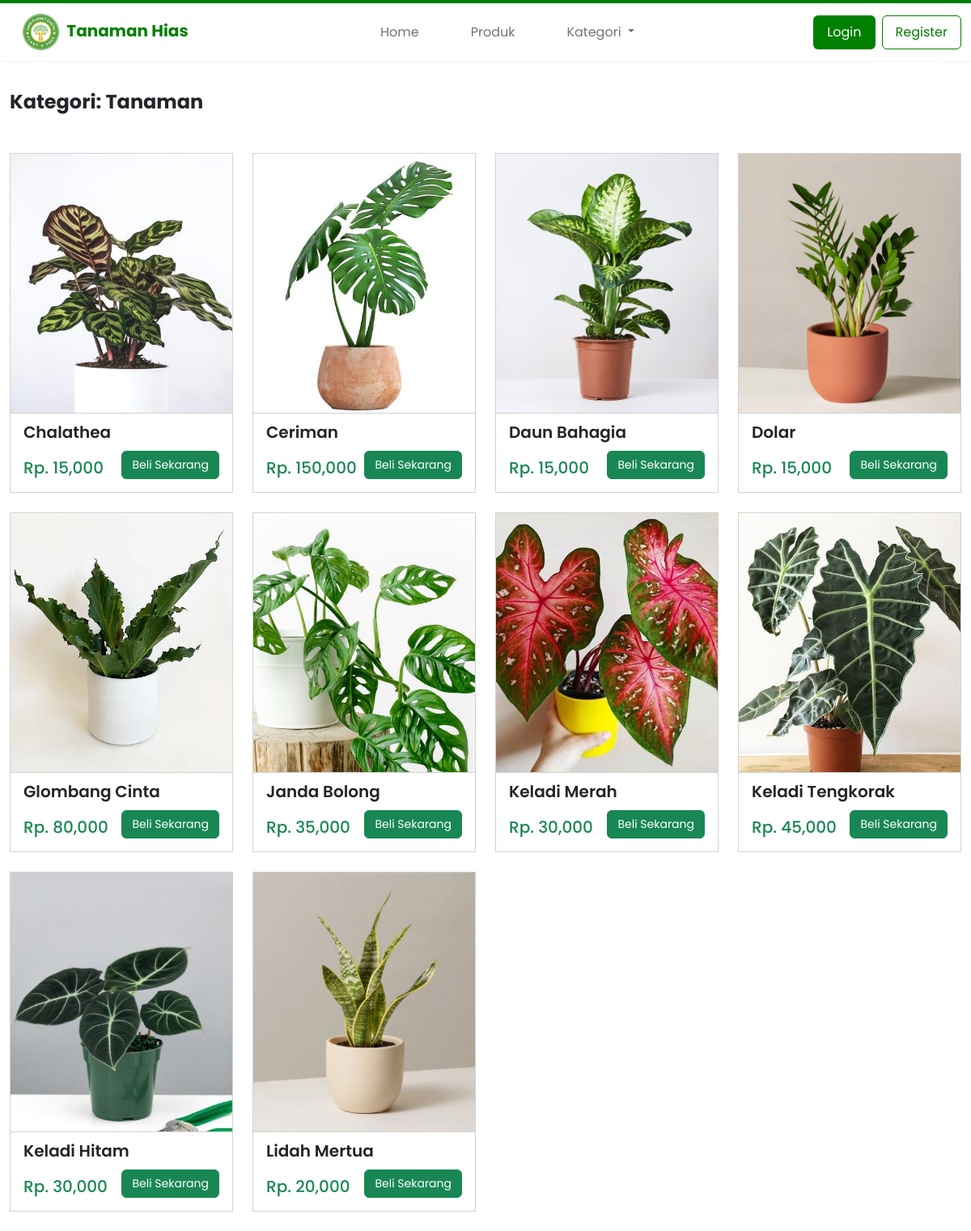
/list_kategori.php?id=10, run on the app's committed database.
### tables this page shows
CREATE TABLE `kategori` (
  `idkategori` int(11) NOT NULL AUTO_INCREMENT,
  `judulkategori` varchar(255) NOT NULL,
  PRIMARY KEY (`idkategori`)
);

CREATE TABLE `produk` (
  `idproduk` int(11) NOT NULL AUTO_INCREMENT,
  `idkategori` int(11) NOT NULL,
  `namaproduk` text NOT NULL,
  `keywordpencarian` text NOT NULL,
  `harga` varchar(255) NOT NULL,
  `berat` varchar(15) NOT NULL,
  `stok` varchar(15) NOT NULL,
  `gambar` text NOT NULL,
  `video` varchar(255) NOT NULL,
  `deskripsi` longtext NOT NULL,
  PRIMARY KEY (`idproduk`)
);

### list_kategori.php (the view, shortened to what this page needs)
<?php include 'header.php';
$kategori = $_GET["id"];
$semuadata = array();
$ambil = $koneksi->query("SELECT*FROM produk WHERE idkategori = '$kategori'");
while ($datahasil = $ambil->fetch_assoc()) {
    $semuadata[] = $datahasil;
}
?>
<?php $am = $koneksi->query("SELECT * FROM kategori where idkategori='$kategori'");
$pe = $am->fetch_assoc()
?>
<section class="container-fluid" style="position: relative; top: 7em;">
    <div class="row">
        <div class="col-xl-12">
            <h4 class="mb-4" style="font-weight: bold;">Kategori: <?php echo $pe["judulkategori"] ?></h4>
        </div>
    </div>
    <div class="row mt-4">
        <?php foreach ($semuadata as $key => $hasilproduk) : ?>
            <div class="col-xl-3 my-4 mt-xl-0">
                <div class="card" style="border-radius: 0;">
                    <div class="card-body p-0">
                        <a href="produkdetail.php?id=<?= $hasilproduk['idproduk']; ?>">
                            <div class="col-xl-12" style="height: 40vh">
                                <img src="foto/<?= $hasilproduk['gambar'] ?>" style="width: 100%; height: 100%; object-fit: cover" alt="">
                            </div>
                        </a>
                    </div>
                    <div class="card-footer" style="background: #fff;">
                        <div class="mb-2">
                            <p class="mb-0" style="font-weight: 600; font-size: 20px">
                                <?= $hasilproduk['namaproduk'] ?>
                            </p>
                        </div>
                        <div class="d-flex justify-content-between align-items-center">
                            <h5 class="text-success mb-0">
                                Rp. <?= number_format($hasilproduk['harga']) ?>
                            </h5>
                            <a href="produkdetail.php?id=<?= $hasilproduk['idproduk']; ?>" class="btn btn-success mb-2" style="font-size: 14px">
                                Beli Sekarang
                            </a>
                        </div>
                    </div>
                </div>
            </div>
        <?php endforeach; ?>
    </div>
</section>
<?php
include 'footer.php';
?>

### css/public.css (style rules this page uses)
* { padding: 0; margin: 0; scroll-behavior: smooth; box-sizing: border-box; font-family: 'Poppins', sans-serif; text-decoration: none; }

### data on the page
kategori: judulkategori "Tanaman"
produk: gambar (picture), namaproduk "Chalathea", harga "15,000"
produk: gambar (picture), namaproduk "Ceriman", harga "150,000"
produk: gambar (picture), namaproduk "Daun Bahagia", harga "15,000"
produk: gambar (picture), namaproduk "Dolar", harga "15,000"
produk: gambar (picture), namaproduk "Glombang Cinta", harga "80,000"
produk: gambar (picture), namaproduk "Janda Bolong", harga "35,000"
produk: gambar (picture), namaproduk "Keladi Merah", harga "30,000"
produk: gambar (picture), namaproduk "Keladi Tengkorak", harga "45,000"
produk: gambar (picture), namaproduk "Keladi Hitam", harga "30,000"
produk: gambar (picture), namaproduk "Lidah Mertua", harga "20,000"
